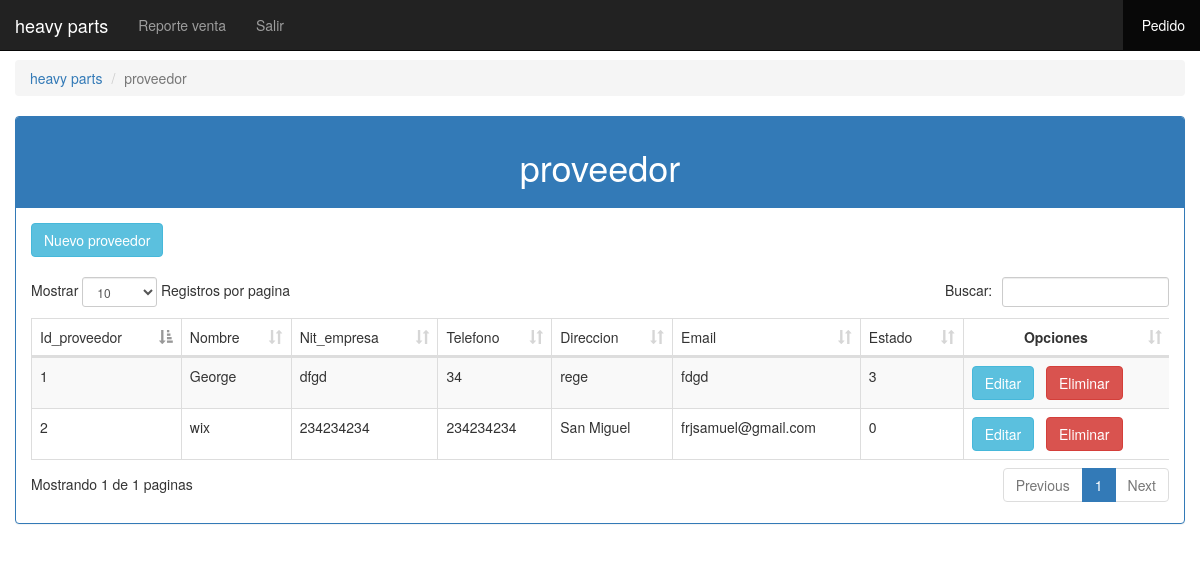
The page /admin/view_proveedor.php (signed in) on the database its author committed.
### tables this page shows
CREATE TABLE `proveedor` (
  `Id_proveedor` int(11) NOT NULL,
  `Nombre` text,
  `Nit_empresa` varchar(25) DEFAULT NULL,
  `Telefono` int(11) DEFAULT NULL,
  `Direccion` text,
  `Email` varchar(255) DEFAULT NULL,
  `Estado` int(11) DEFAULT NULL
);

### clases/clase_proveedor.php (called while the page is built, shortened)
<?php
					class proveedor{
						private $pdo;
						public function __Construct(){
							try{
							$this->pdo = new PDO('mysql:host=localhost;dbname=heavy_parts', 'root','');
							$this->pdo->exec('SET CHARACTER SET utf8');
							$this->pdo->setAttribute(PDO::ATTR_ERRMODE, PDO::ERRMODE_EXCEPTION);
							$this->pdo->setAttribute(PDO::ATTR_EMULATE_PREPARES, false);
							}catch(PDOException $e){
								echo 'Error!: '.$e->getMessage();
								die();
							}
						}
						public function get_proveedor(){
							try{
								$q = $this->pdo->prepare('SELECT * FROM proveedor');
								$q->execute();
								return $q->fetchAll();
								$this->pdo = null;
							}catch(PDOException $e){
								echo 'Error '.$e->getMessage();
							}
						}
					}
					?>

### admin/view_proveedor.php (the view)
<?php
				include '../menu/menu.php';
				include '../clases/clase_proveedor.php';
				$proveedor = new proveedor();
				$data = $proveedor->get_proveedor();
		?>
					<ol class="breadcrumb">
					  <li><a onclick="contenido('view_proveedor.php');">heavy parts</a></li>
					  <li class="active">proveedor</li>
					</ol>
					<div class="panel panel-primary">
						<div class="panel-heading">
							<h1 class='text-center'>proveedor</h1>
						</div>
						<div class="panel-body">
							<a href='add_proveedor.php' class='btn btn-info'>Nuevo proveedor</a><br><br>
							<div class='table-responsive'>
								<table class='table table-striped table-bordered' id='tabla_datos'>
									<thead>
										<tr>
											<td>Id_proveedor</td>
									<td>Nombre</td>
									<td>Nit_empresa</td>
									<td>Telefono</td>
									<td>Direccion</td>
									<td>Email</td>
									<td>Estado</td>
											<td class='text-center'><b>Opciones</b></td>
										</tr>
									</thead>
									<?php
									foreach ($data as $row) {?>
									<tr>
										<td><?php echo $row['Id_proveedor'] ?></td>
								<td><?php echo $row['Nombre'] ?></td>
								<td><?php echo $row['Nit_empresa'] ?></td>
								<td><?php echo $row['Telefono'] ?></td>
								<td><?php echo $row['Direccion'] ?></td>
								<td><?php echo $row['Email'] ?></td>
								<td><?php echo $row['Estado'] ?></td>
										<td><a href='add_proveedor.php?id=<?php echo $row[0] ?>' class='btn btn-info'>Editar</a>&nbsp;&nbsp;&nbsp;<a href='del_proveedor.php?id=<?php echo $row[0] ?>' class='btn btn-danger'>Eliminar</a></td>
									</tr>
									<?php }?>
								</table>
							</div>
						</div>
					</div>
<?php include '../pie/pie.php';  ?>

### rows shown on the page
proveedor: Id_proveedor "1", Nombre "George", Nit_empresa "dfgd", Telefono "34", Direccion "rege", Email "fdgd", Estado "3"
proveedor: Id_proveedor "2", Nombre "wix", Nit_empresa "234234234", Telefono "234234234", Direccion "San Miguel", Email "frjsamuel@gmail.com", Estado "0"
